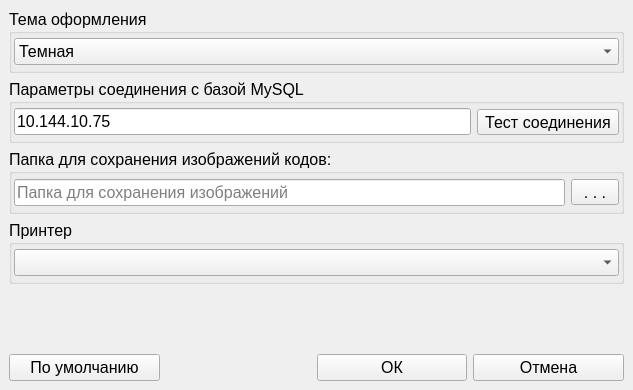
<?xml version="1.0" encoding="UTF-8"?>
<ui version="4.0">
 <class>SettingsWindow</class>
 <widget class="QMainWindow" name="SettingsWindow">
  <property name="geometry">
   <rect>
    <x>0</x>
    <y>0</y>
    <width>633</width>
    <height>390</height>
   </rect>
  </property>
  <property name="font">
   <font>
    <family>Segoe UI</family>
    <pointsize>12</pointsize>
   </font>
  </property>
  <property name="windowTitle">
   <string>MainWindow</string>
  </property>
  <widget class="QWidget" name="centralwidget">
   <layout class="QVBoxLayout" name="verticalLayout" stretch="1,1,1,1,1,0">
    <item>
     <widget class="QGroupBox" name="gbPrint_3">
      <property name="title">
       <string>Тема оформления</string>
      </property>
      <property name="checkable">
       <bool>false</bool>
      </property>
      <property name="checked">
       <bool>false</bool>
      </property>
      <layout class="QVBoxLayout" name="verticalLayout_13" stretch="0">
       <property name="leftMargin">
        <number>2</number>
       </property>
       <property name="topMargin">
        <number>2</number>
       </property>
       <property name="rightMargin">
        <number>2</number>
       </property>
       <property name="bottomMargin">
        <number>2</number>
       </property>
       <item>
        <widget class="QComboBox" name="cbThemes">
         <property name="toolTip">
          <string>Выберите тему оформления интерфейса</string>
         </property>
         <item>
          <property name="text">
           <string>Темная</string>
          </property>
         </item>
         <item>
          <property name="text">
           <string>Светлая</string>
          </property>
         </item>
        </widget>
       </item>
      </layout>
     </widget>
    </item>
    <item>
     <widget class="QGroupBox" name="gbPrint_2">
      <property name="title">
       <string>Параметры соединения с базой MySQL</string>
      </property>
      <property name="checkable">
       <bool>false</bool>
      </property>
      <property name="checked">
       <bool>false</bool>
      </property>
      <layout class="QHBoxLayout" name="horizontalLayout_3" stretch="0,0">
       <property name="leftMargin">
        <number>2</number>
       </property>
       <property name="topMargin">
        <number>2</number>
       </property>
       <property name="rightMargin">
        <number>2</number>
       </property>
       <property name="bottomMargin">
        <number>2</number>
       </property>
       <item>
        <widget class="QLineEdit" name="dbServer">
         <property name="toolTip">
          <string>IP адрес сервера MySQL</string>
         </property>
         <property name="text">
          <string>10.144.10.75</string>
         </property>
         <property name="readOnly">
          <bool>false</bool>
         </property>
         <property name="placeholderText">
          <string>IP адрес сервера MySQL</string>
         </property>
        </widget>
       </item>
       <item>
        <widget class="QToolButton" name="btnTestConnection">
         <property name="text">
          <string>Тест соединения</string>
         </property>
        </widget>
       </item>
      </layout>
     </widget>
    </item>
    <item>
     <widget class="QGroupBox" name="gbSave">
      <property name="title">
       <string>Папка для сохранения изображений кодов:</string>
      </property>
      <property name="checkable">
       <bool>false</bool>
      </property>
      <property name="checked">
       <bool>false</bool>
      </property>
      <layout class="QHBoxLayout" name="horizontalLayout" stretch="0,1">
       <property name="leftMargin">
        <number>2</number>
       </property>
       <property name="topMargin">
        <number>2</number>
       </property>
       <property name="rightMargin">
        <number>2</number>
       </property>
       <property name="bottomMargin">
        <number>2</number>
       </property>
       <item>
        <widget class="QLineEdit" name="leOutPath">
         <property name="readOnly">
          <bool>true</bool>
         </property>
         <property name="placeholderText">
          <string>Папка для сохранения изображений</string>
         </property>
        </widget>
       </item>
       <item>
        <widget class="QToolButton" name="btnOpenFolder">
         <property name="text">
          <string> . . . </string>
         </property>
        </widget>
       </item>
      </layout>
     </widget>
    </item>
    <item>
     <widget class="QGroupBox" name="gbPrint">
      <property name="title">
       <string>Принтер</string>
      </property>
      <property name="checkable">
       <bool>false</bool>
      </property>
      <property name="checked">
       <bool>false</bool>
      </property>
      <layout class="QVBoxLayout" name="verticalLayout_9" stretch="0">
       <property name="leftMargin">
        <number>2</number>
       </property>
       <property name="topMargin">
        <number>2</number>
       </property>
       <property name="rightMargin">
        <number>2</number>
       </property>
       <property name="bottomMargin">
        <number>2</number>
       </property>
       <item>
        <widget class="QComboBox" name="cbPrinter"/>
       </item>
      </layout>
     </widget>
    </item>
    <item>
     <spacer name="verticalSpacer">
      <property name="orientation">
       <enum>Qt::Vertical</enum>
      </property>
      <property name="sizeHint" stdset="0">
       <size>
        <width>20</width>
        <height>40</height>
       </size>
      </property>
     </spacer>
    </item>
    <item>
     <layout class="QHBoxLayout" name="horizontalLayout_2" stretch="1,1,1,1">
      <item>
       <widget class="QPushButton" name="btnDefault">
        <property name="text">
         <string>По умолчанию</string>
        </property>
       </widget>
      </item>
      <item>
       <spacer name="horizontalSpacer">
        <property name="orientation">
         <enum>Qt::Horizontal</enum>
        </property>
        <property name="sizeHint" stdset="0">
         <size>
          <width>40</width>
          <height>20</height>
         </size>
        </property>
       </spacer>
      </item>
      <item>
       <widget class="QPushButton" name="btnOk">
        <property name="text">
         <string>ОК</string>
        </property>
       </widget>
      </item>
      <item>
       <widget class="QPushButton" name="btnCancel">
        <property name="text">
         <string>Отмена</string>
        </property>
       </widget>
      </item>
     </layout>
    </item>
   </layout>
  </widget>
  <widget class="QMenuBar" name="menubar">
   <property name="geometry">
    <rect>
     <x>0</x>
     <y>0</y>
     <width>633</width>
     <height>21</height>
    </rect>
   </property>
  </widget>
 </widget>
 <resources/>
 <connections/>
</ui>
